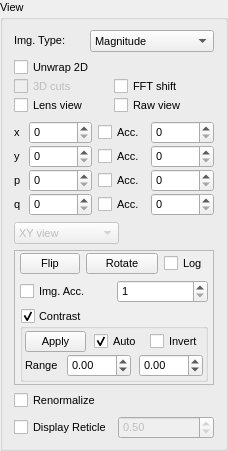
       <widget class="holovibes::gui::GroupBox" name="ViewGroupBox">
        <property name="enabled">
         <bool>true</bool>
        </property>
        <property name="sizePolicy">
         <sizepolicy hsizetype="Fixed" vsizetype="Preferred">
          <horstretch>1</horstretch>
          <verstretch>0</verstretch>
         </sizepolicy>
        </property>
        <property name="minimumSize">
         <size>
          <width>228</width>
          <height>0</height>
         </size>
        </property>
        <property name="maximumSize">
         <size>
          <width>210</width>
          <height>16777215</height>
         </size>
        </property>
        <property name="baseSize">
         <size>
          <width>210</width>
          <height>0</height>
         </size>
        </property>
        <property name="font">
         <font>
          <pointsize>8</pointsize>
          <kerning>true</kerning>
         </font>
        </property>
        <property name="toolTip">
         <string notr="true"/>
        </property>
        <property name="toolTipDuration">
         <number>-1</number>
        </property>
        <property name="title">
         <string>View</string>
        </property>
        <property name="flat">
         <bool>false</bool>
        </property>
        <property name="checkable">
         <bool>false</bool>
        </property>
        <layout class="QGridLayout" name="gridLayout_15">
         <property name="bottomMargin">
          <number>9</number>
         </property>
         <item row="9" column="0" colspan="2">
          <widget class="QFrame" name="frame">
           <property name="sizePolicy">
            <sizepolicy hsizetype="MinimumExpanding" vsizetype="Preferred">
             <horstretch>0</horstretch>
             <verstretch>0</verstretch>
            </sizepolicy>
           </property>
           <property name="autoFillBackground">
            <bool>true</bool>
           </property>
           <property name="frameShape">
            <enum>QFrame::StyledPanel</enum>
           </property>
           <property name="frameShadow">
            <enum>QFrame::Raised</enum>
           </property>
           <property name="lineWidth">
            <number>2</number>
           </property>
           <layout class="QVBoxLayout" name="verticalLayout_2">
            <property name="spacing">
             <number>6</number>
            </property>
            <property name="leftMargin">
             <number>5</number>
            </property>
            <property name="topMargin">
             <number>2</number>
            </property>
            <property name="rightMargin">
             <number>5</number>
            </property>
            <property name="bottomMargin">
             <number>2</number>
            </property>
            <item>
             <layout class="QHBoxLayout" name="horizontalLayout_3">
              <property name="spacing">
               <number>6</number>
              </property>
              <property name="sizeConstraint">
               <enum>QLayout::SetNoConstraint</enum>
              </property>
              <item>
               <widget class="QPushButton" name="FlipPushButton">
                <property name="sizePolicy">
                 <sizepolicy hsizetype="Expanding" vsizetype="Fixed">
                  <horstretch>1</horstretch>
                  <verstretch>0</verstretch>
                 </sizepolicy>
                </property>
                <property name="minimumSize">
                 <size>
                  <width>60</width>
                  <height>0</height>
                 </size>
                </property>
                <property name="layoutDirection">
                 <enum>Qt::LeftToRight</enum>
                </property>
                <property name="text">
                 <string>Flip</string>
                </property>
               </widget>
              </item>
              <item>
               <widget class="QPushButton" name="RotatePushButton">
                <property name="sizePolicy">
                 <sizepolicy hsizetype="Expanding" vsizetype="Fixed">
                  <horstretch>0</horstretch>
                  <verstretch>0</verstretch>
                 </sizepolicy>
                </property>
                <property name="minimumSize">
                 <size>
                  <width>60</width>
                  <height>0</height>
                 </size>
                </property>
                <property name="baseSize">
                 <size>
                  <width>0</width>
                  <height>0</height>
                 </size>
                </property>
                <property name="text">
                 <string>Rotate</string>
                </property>
               </widget>
              </item>
              <item>
               <widget class="QCheckBox" name="LogScaleCheckBox">
                <property name="font">
                 <font>
                  <pointsize>8</pointsize>
                  <kerning>true</kerning>
                 </font>
                </property>
                <property name="toolTip">
                 <string>set log filter for output</string>
                </property>
                <property name="text">
                 <string>Log</string>
                </property>
               </widget>
              </item>
             </layout>
            </item>
            <item>
             <layout class="QHBoxLayout" name="horizontalLayout_2">
              <item>
               <widget class="QCheckBox" name="ImgAccuCheckBox">
                <property name="enabled">
                 <bool>true</bool>
                </property>
                <property name="toolTip">
                 <string>Accumulate n images</string>
                </property>
                <property name="text">
                 <string>Img. Acc.</string>
                </property>
                <property name="checked">
                 <bool>false</bool>
                </property>
                <property name="tristate">
                 <bool>false</bool>
                </property>
               </widget>
              </item>
              <item>
               <widget class="QSpinBox" name="ImgAccuSpinBox">
                <property name="contextMenuPolicy">
                 <enum>Qt::DefaultContextMenu</enum>
                </property>
                <property name="toolTip">
                 <string>number of holograms processed (phase mode only)</string>
                </property>
                <property name="minimum">
                 <number>1</number>
                </property>
                <property name="maximum">
                 <number>999</number>
                </property>
                <property name="value">
                 <number>1</number>
                </property>
               </widget>
              </item>
             </layout>
            </item>
            <item>
             <widget class="QGroupBox" name="ContrastCheckBox">
              <property name="sizePolicy">
               <sizepolicy hsizetype="MinimumExpanding" vsizetype="Maximum">
                <horstretch>0</horstretch>
                <verstretch>0</verstretch>
               </sizepolicy>
              </property>
              <property name="title">
               <string>Contrast</string>
              </property>
              <property name="flat">
               <bool>false</bool>
              </property>
              <property name="checkable">
               <bool>true</bool>
              </property>
              <property name="checked">
               <bool>true</bool>
              </property>
              <layout class="QGridLayout" name="gridLayout_3">
               <property name="leftMargin">
                <number>2</number>
               </property>
               <property name="topMargin">
                <number>2</number>
               </property>
               <property name="rightMargin">
                <number>2</number>
               </property>
               <property name="bottomMargin">
                <number>2</number>
               </property>
               <property name="horizontalSpacing">
                <number>0</number>
               </property>
               <property name="verticalSpacing">
                <number>2</number>
               </property>
               <item row="2" column="1" rowspan="3">
                <layout class="QHBoxLayout" name="horizontalLayout_8">
                 <property name="spacing">
                  <number>8</number>
                 </property>
                 <item>
                  <widget class="QLabel" name="ContrastRangeLabel">
                   <property name="enabled">
                    <bool>true</bool>
                   </property>
                   <property name="sizePolicy">
                    <sizepolicy hsizetype="Expanding" vsizetype="Fixed">
                     <horstretch>1</horstretch>
                     <verstretch>0</verstretch>
                    </sizepolicy>
                   </property>
                   <property name="statusTip">
                    <string>The lower and upper limit of the contrast</string>
                   </property>
                   <property name="text">
                    <string>Range</string>
                   </property>
                  </widget>
                 </item>
                 <item>
                  <widget class="QDoubleSpinBox" name="ContrastMinDoubleSpinBox">
                   <property name="enabled">
                    <bool>true</bool>
                   </property>
                   <property name="sizePolicy">
                    <sizepolicy hsizetype="Expanding" vsizetype="Fixed">
                     <horstretch>1</horstretch>
                     <verstretch>0</verstretch>
                    </sizepolicy>
                   </property>
                   <property name="minimum">
                    <double>-100.000000000000000</double>
                   </property>
                   <property name="maximum">
                    <double>100.000000000000000</double>
                   </property>
                   <property name="singleStep">
                    <double>0.010000000000000</double>
                   </property>
                  </widget>
                 </item>
                 <item>
                  <widget class="QDoubleSpinBox" name="ContrastMaxDoubleSpinBox">
                   <property name="enabled">
                    <bool>true</bool>
                   </property>
                   <property name="sizePolicy">
                    <sizepolicy hsizetype="Expanding" vsizetype="Fixed">
                     <horstretch>1</horstretch>
                     <verstretch>0</verstretch>
                    </sizepolicy>
                   </property>
                   <property name="minimum">
                    <double>-100.000000000000000</double>
                   </property>
                   <property name="maximum">
                    <double>100.000000000000000</double>
                   </property>
                   <property name="singleStep">
                    <double>0.010000000000000</double>
                   </property>
                  </widget>
                 </item>
                </layout>
               </item>
               <item row="0" column="0" colspan="3">
                <layout class="QHBoxLayout" name="horizontalLayout_7">
                 <property name="spacing">
                  <number>8</number>
                 </property>
                 <item>
                  <widget class="QPushButton" name="AutoContrastPushButton">
                   <property name="sizePolicy">
                    <sizepolicy hsizetype="Expanding" vsizetype="Fixed">
                     <horstretch>0</horstretch>
                     <verstretch>0</verstretch>
                    </sizepolicy>
                   </property>
                   <property name="text">
                    <string>Apply</string>
                   </property>
                   <property name="flat">
                    <bool>false</bool>
                   </property>
                  </widget>
                 </item>
                 <item>
                  <widget class="QCheckBox" name="AutoRefreshContrastCheckBox">
                   <property name="text">
                    <string>Auto</string>
                   </property>
                   <property name="checked">
                    <bool>true</bool>
                   </property>
                  </widget>
                 </item>
                 <item>
                  <widget class="QCheckBox" name="InvertContrastCheckBox">
                   <property name="text">
                    <string>Invert</string>
                   </property>
                   <property name="shortcut">
                    <string>I</string>
                   </property>
                  </widget>
                 </item>
                </layout>
               </item>
              </layout>
             </widget>
            </item>
           </layout>
          </widget>
         </item>
         <item row="4" column="0" colspan="2">
          <layout class="QGridLayout" name="gridLayout_5" columnstretch="0,0,0,0">
           <property name="horizontalSpacing">
            <number>6</number>
           </property>
           <property name="verticalSpacing">
            <number>1</number>
           </property>
           <item row="1" column="2">
            <widget class="QCheckBox" name="YAccuCheckBox">
             <property name="maximumSize">
              <size>
               <width>50</width>
               <height>16777215</height>
              </size>
             </property>
             <property name="text">
              <string>Acc.</string>
             </property>
            </widget>
           </item>
           <item row="0" column="1">
            <widget class="QSpinBox" name="XSpinBox">
             <property name="maximumSize">
              <size>
               <width>63</width>
               <height>16777215</height>
              </size>
             </property>
             <property name="maximum">
              <number>999999999</number>
             </property>
            </widget>
           </item>
           <item row="3" column="2">
            <widget class="QCheckBox" name="Q_AccuCheckBox">
             <property name="text">
              <string>Acc.</string>
             </property>
            </widget>
           </item>
           <item row="0" column="2">
            <widget class="QCheckBox" name="XAccuCheckBox">
             <property name="sizePolicy">
              <sizepolicy hsizetype="Minimum" vsizetype="Fixed">
               <horstretch>0</horstretch>
               <verstretch>0</verstretch>
              </sizepolicy>
             </property>
             <property name="maximumSize">
              <size>
               <width>42</width>
               <height>16777215</height>
              </size>
             </property>
             <property name="layoutDirection">
              <enum>Qt::LeftToRight</enum>
             </property>
             <property name="text">
              <string>Acc.</string>
             </property>
            </widget>
           </item>
           <item row="2" column="2">
            <widget class="QCheckBox" name="PAccuCheckBox">
             <property name="maximumSize">
              <size>
               <width>50</width>
               <height>16777215</height>
              </size>
             </property>
             <property name="text">
              <string>Acc.</string>
             </property>
            </widget>
           </item>
           <item row="1" column="0">
            <widget class="QLabel" name="YLabel">
             <property name="text">
              <string>y</string>
             </property>
            </widget>
           </item>
           <item row="1" column="1">
            <widget class="QSpinBox" name="YSpinBox">
             <property name="maximumSize">
              <size>
               <width>63</width>
               <height>16777215</height>
              </size>
             </property>
             <property name="maximum">
              <number>999999999</number>
             </property>
            </widget>
           </item>
           <item row="0" column="3">
            <widget class="QSpinBox" name="XAccSpinBox">
             <property name="maximumSize">
              <size>
               <width>63</width>
               <height>16777215</height>
              </size>
             </property>
             <property name="minimum">
              <number>0</number>
             </property>
             <property name="maximum">
              <number>65536</number>
             </property>
             <property name="value">
              <number>0</number>
             </property>
            </widget>
           </item>
           <item row="2" column="0">
            <widget class="QLabel" name="PLabel">
             <property name="text">
              <string>p</string>
             </property>
            </widget>
           </item>
           <item row="3" column="1">
            <widget class="QSpinBox" name="Q_SpinBox">
             <property name="maximumSize">
              <size>
               <width>63</width>
               <height>16777215</height>
              </size>
             </property>
             <property name="maximum">
              <number>999999</number>
             </property>
            </widget>
           </item>
           <item row="0" column="0">
            <widget class="QLabel" name="XLabel">
             <property name="maximumSize">
              <size>
               <width>20</width>
               <height>20</height>
              </size>
             </property>
             <property name="text">
              <string>x</string>
             </property>
            </widget>
           </item>
           <item row="2" column="1">
            <widget class="QSpinBox" name="PSpinBox">
             <property name="maximumSize">
              <size>
               <width>63</width>
               <height>16777215</height>
              </size>
             </property>
             <property name="toolTip">
              <string>index of the image displayed</string>
             </property>
             <property name="minimum">
              <number>0</number>
             </property>
            </widget>
           </item>
           <item row="3" column="0">
            <widget class="QLabel" name="Q_Label">
             <property name="text">
              <string>q</string>
             </property>
            </widget>
           </item>
           <item row="2" column="3">
            <widget class="QSpinBox" name="PAccSpinBox">
             <property name="maximumSize">
              <size>
               <width>63</width>
               <height>16777215</height>
              </size>
             </property>
             <property name="minimum">
              <number>0</number>
             </property>
             <property name="maximum">
              <number>999999999</number>
             </property>
             <property name="value">
              <number>0</number>
             </property>
            </widget>
           </item>
           <item row="1" column="3">
            <widget class="QSpinBox" name="YAccSpinBox">
             <property name="maximumSize">
              <size>
               <width>63</width>
               <height>16777215</height>
              </size>
             </property>
             <property name="minimum">
              <number>0</number>
             </property>
             <property name="maximum">
              <number>65536</number>
             </property>
             <property name="value">
              <number>0</number>
             </property>
            </widget>
           </item>
           <item row="3" column="3">
            <widget class="QSpinBox" name="Q_AccSpinBox">
             <property name="maximumSize">
              <size>
               <width>63</width>
               <height>16777215</height>
              </size>
             </property>
             <property name="maximum">
              <number>9999999</number>
             </property>
            </widget>
           </item>
          </layout>
         </item>
         <item row="0" column="0" colspan="2">
          <layout class="QHBoxLayout" name="horizontalLayout_5">
           <property name="sizeConstraint">
            <enum>QLayout::SetDefaultConstraint</enum>
           </property>
           <item>
            <widget class="QLabel" name="ImgTypeLabel">
             <property name="sizePolicy">
              <sizepolicy hsizetype="Preferred" vsizetype="Fixed">
               <horstretch>0</horstretch>
               <verstretch>0</verstretch>
              </sizepolicy>
             </property>
             <property name="text">
              <string>Img. Type:</string>
             </property>
            </widget>
           </item>
           <item>
            <widget class="QComboBox" name="ViewModeComboBox">
             <property name="toolTip">
              <string/>
             </property>
             <property name="currentIndex">
              <number>0</number>
             </property>
             <property name="sizeAdjustPolicy">
              <enum>QComboBox::AdjustToContentsOnFirstShow</enum>
             </property>
             <item>
              <property name="text">
               <string>Magnitude</string>
              </property>
             </item>
             <item>
              <property name="text">
               <string>Squared magnitude</string>
              </property>
             </item>
             <item>
              <property name="text">
               <string>Argument</string>
              </property>
             </item>
             <item>
              <property name="text">
               <string>Phase increase</string>
              </property>
             </item>
             <item>
              <property name="text">
               <string>Composite image</string>
              </property>
             </item>
            </widget>
           </item>
          </layout>
         </item>
         <item row="17" column="0" colspan="2">
          <spacer name="verticalSpacer_2">
           <property name="orientation">
            <enum>Qt::Vertical</enum>
           </property>
           <property name="sizeHint" stdset="0">
            <size>
             <width>20</width>
             <height>0</height>
            </size>
           </property>
          </spacer>
         </item>
         <item row="6" column="0" colspan="2">
          <widget class="QComboBox" name="WindowSelectionComboBox">
           <property name="enabled">
            <bool>false</bool>
           </property>
           <property name="sizePolicy">
            <sizepolicy hsizetype="Fixed" vsizetype="Fixed">
             <horstretch>0</horstretch>
             <verstretch>0</verstretch>
            </sizepolicy>
           </property>
           <property name="minimumSize">
            <size>
             <width>105</width>
             <height>0</height>
            </size>
           </property>
           <property name="baseSize">
            <size>
             <width>0</width>
             <height>0</height>
            </size>
           </property>
           <property name="currentText">
            <string>XY view</string>
           </property>
           <property name="currentIndex">
            <number>0</number>
           </property>
           <item>
            <property name="text">
             <string>XY view</string>
            </property>
           </item>
           <item>
            <property name="text">
             <string>XZ view</string>
            </property>
           </item>
           <item>
            <property name="text">
             <string>YZ view</string>
            </property>
           </item>
           <item>
            <property name="text">
             <string>Filter2D view</string>
            </property>
           </item>
          </widget>
         </item>
         <item row="3" column="0" colspan="2">
          <layout class="QGridLayout" name="gridLayout" columnstretch="0,0,0">
           <property name="sizeConstraint">
            <enum>QLayout::SetNoConstraint</enum>
           </property>
           <property name="spacing">
            <number>0</number>
           </property>
           <item row="5" column="1">
            <widget class="QCheckBox" name="LensViewCheckBox">
             <property name="text">
              <string>Lens view</string>
             </property>
            </widget>
           </item>
           <item row="1" column="1" colspan="2">
            <widget class="QCheckBox" name="PhaseUnwrap2DCheckBox">
             <property name="enabled">
              <bool>true</bool>
             </property>
             <property name="toolTip">
              <string>Accumulate n images</string>
             </property>
             <property name="text">
              <string>Unwrap 2D</string>
             </property>
             <property name="checked">
              <bool>false</bool>
             </property>
             <property name="tristate">
              <bool>false</bool>
             </property>
            </widget>
           </item>
           <item row="5" column="2">
            <widget class="QCheckBox" name="RawDisplayingCheckBox">
             <property name="text">
              <string>Raw view</string>
             </property>
            </widget>
           </item>
           <item row="2" column="1">
            <widget class="QCheckBox" name="TimeTransformationCutsCheckBox">
             <property name="enabled">
              <bool>false</bool>
             </property>
             <property name="styleSheet">
              <string notr="true"/>
             </property>
             <property name="text">
              <string>3D cuts</string>
             </property>
            </widget>
           </item>
           <item row="2" column="2">
            <widget class="QCheckBox" name="FFTShiftCheckBox">
             <property name="toolTip">
              <string>shifts zero-frequency components to the center of the spectrum</string>
             </property>
             <property name="text">
              <string>FFT shift</string>
             </property>
            </widget>
           </item>
          </layout>
         </item>
         <item row="15" column="0" colspan="2">
          <layout class="QHBoxLayout" name="horizontalLayout_4">
           <item>
            <widget class="QCheckBox" name="DisplayReticleCheckBox">
             <property name="enabled">
              <bool>true</bool>
             </property>
             <property name="text">
              <string>Display Reticle</string>
             </property>
            </widget>
           </item>
           <item>
            <widget class="QDoubleSpinBox" name="ReticleScaleDoubleSpinBox">
             <property name="enabled">
              <bool>false</bool>
             </property>
             <property name="minimum">
              <double>0.100000000000000</double>
             </property>
             <property name="maximum">
              <double>1.000000000000000</double>
             </property>
             <property name="singleStep">
              <double>0.050000000000000</double>
             </property>
             <property name="value">
              <double>0.500000000000000</double>
             </property>
            </widget>
           </item>
          </layout>
         </item>
         <item row="14" column="0" colspan="2">
          <layout class="QHBoxLayout" name="horizontalLayout_6">
           <item>
            <widget class="QCheckBox" name="RenormalizeCheckBox">
             <property name="text">
              <string>Renormalize</string>
             </property>
            </widget>
           </item>
          </layout>
         </item>
        </layout>
       </widget>
